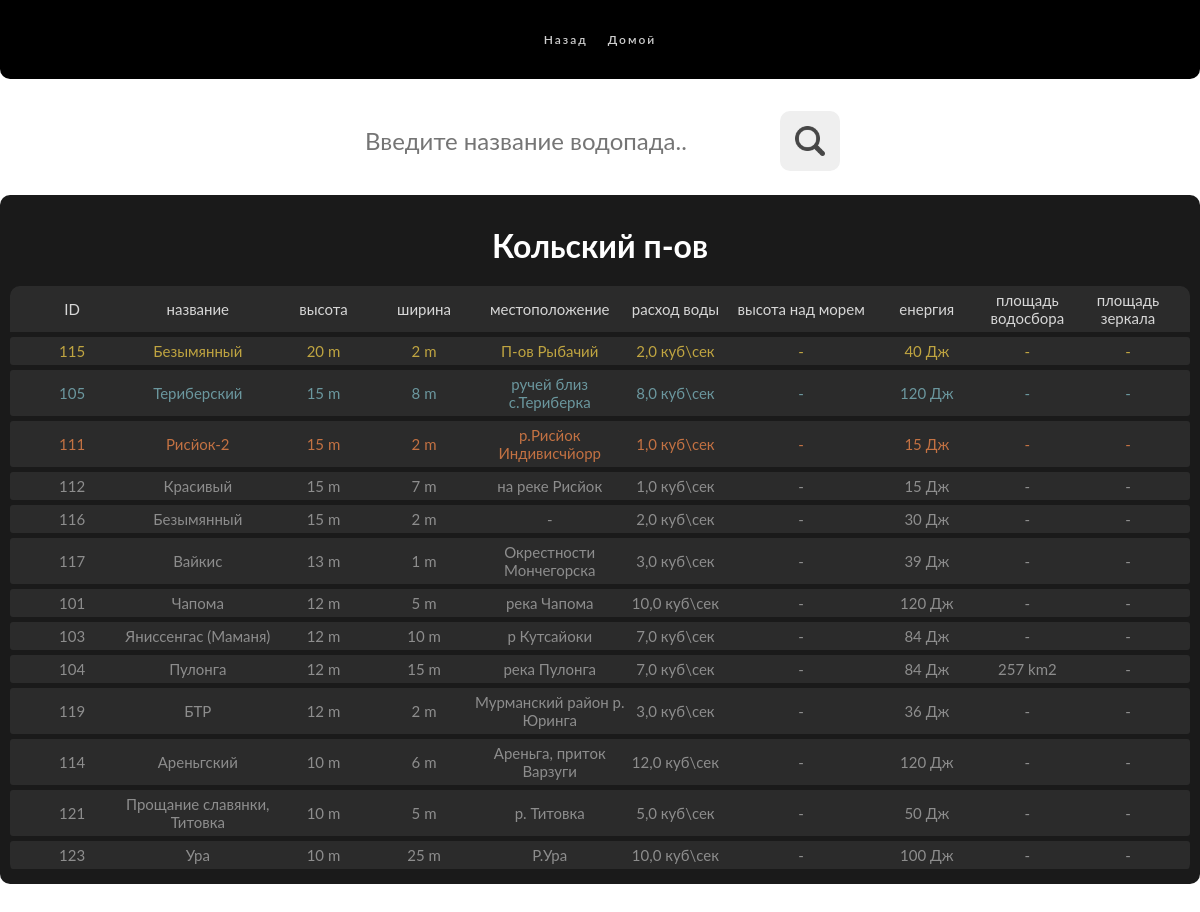
Page /waterfalls/all/district/1/type/all/sorted/1/ on the committed database.
### mainapp/models.py (models this page shows, shortened)
class Waterfall_District(models.Model):
    District_name = models.CharField(verbose_name="Имя", max_length=128, default='не указанно')
    District_description = models.TextField(verbose_name='описание', max_length=60, default='не указанно')

class Waterfall(models.Model):
    name = models.CharField(verbose_name="Имя", max_length=128, default='-')
    image = models.ImageField(blank=True, verbose_name="фото", upload_to='waterfalls_images', default='-')
    description = models.TextField(verbose_name='описание', max_length=1024, default='-')
    place = models.TextField(verbose_name='место', max_length=60, default='-')
    height = models.PositiveIntegerField(verbose_name='высота', default=0)
    weight = models.PositiveIntegerField(verbose_name='ширина', default=0)
    S_catchment = models.PositiveIntegerField(verbose_name='Площадь водосбора', default=0)
    S_mirror = models.PositiveIntegerField(verbose_name='Площадь зеркала в кв. м', default=0)
    water_consumption = models.PositiveIntegerField(verbose_name='Расход воды в куб. м', default=0)
    Altitude_above_sea_level = models.PositiveIntegerField(verbose_name='Высота над ур. моря', default=0)
    Energy_joules = models.PositiveIntegerField(verbose_name='Энергия в джоулях', default=0)
    type = models.TextField(verbose_name='тип', max_length=60, default='-')
    cordinats = models.TextField(verbose_name='кординаты', default='-')
    District_id = models.PositiveIntegerField(verbose_name='айди района', default=1)
    Administrative_District_id = models.PositiveIntegerField(verbose_name='айди административного района', default=1)

### mainapp/views.py (the view)
# urls.py: path('waterfalls/<str:name>/district/<str:id_district>/type/<str:id_type>/sorted/<str:srt_id>/',
def sorted(request, name="all", id_district='all', id_type='all', srt_id='0'):
    srt_id = list(set(srt_id.split('&')))
    sorted_list = []
    type_dict = {}
    distric_dict = {}
    slwt = list(set([i[list(i)[0]] for i in Waterfall.objects.values('type')]))
    slwd = list(Waterfall_District.objects.all())
    wf = Waterfall.objects.all()
    for i in range(len(slwt)):
        type_dict[i] = slwt[i]
    for i in slwd:
        distric_dict[i.id] = i.District_name
    if name != 'all':
        wf = wf.filter(name__contains=f'{unquote(name)}')
    if id_district != 'all':
        wf = wf.filter(District_id=int(id_district))
    if id_type != 'all':
        wf = wf.filter(type=type_dict[int(id_type)])
    context = {
        'title': 'список водопадов',
        'wf': list(wf),
        'name': name,
        'district': 'Россия' if id_district == 'all' else distric_dict[int(id_district)],
        'district_id': id_district,
        'btns': [
            {'text': 'по высоте', 'urls': 1},
            {'text': 'по ширине', 'urls': 2},
            {'text': 'по выосте над у. м.', 'urls': 5},
            {'text': 'по площади водосбора', 'urls': 6},
            {'text': 'по площади зеркала', 'urls': 7},
            {'text': 'по тратам енергии', 'urls': 8},
            {'text': 'по расходу воды', 'urls': 9},
        ],
        'btns_disrict': [{'text': distric_dict[i], 'urls': i} for i in distric_dict.keys()],
    }
    sort_dict = {
        1: '-height',
        2: '-weight',
        3: '-name',
        4: '-place',
        5: '-Altitude_above_sea_level',
        6: '-S_catchment',
        7: '-S_mirror',
        8: '-Energy_joules',
        9: '-water_consumption',
    }
    if min(map(int, srt_id)) == 0 or max(map(int, srt_id)) == 13:
        context['sl'] = list(wf)
    else:
        sort = [sort_dict[int(s)] for s in srt_id]
        context['sl'] = list(wf.order_by(*sort))
    return render(request, 'mainapp/waterfalls.html', context)

### mainapp/templates/mainapp/waterfalls.html (shortened to what this page needs)
{% extends 'mainapp/base.html' %}
{% load static %}
{% block css %}
<link rel="stylesheet" type="text/css" href="{% static 'css/style.css' %}">
<link rel="stylesheet" type="text/css" href="{% static 'css/style-waterfalls.css' %}">
{% endblock %}
{% block content %}
<div class="waterfall-blur"></div>
{% block menu %}
  {% include 'mainapp/includes/menu.html' %}
{% endblock %}
<div class="block-sch">
    <input autofocus id="srh" type="text" class="search" placeholder="Введите название водопада..">
    <button onclick="F2('{{ district_id }}')" class="btn-search">
        <img src="{% static 'img/premium-icon-magnifier-2311526.png' %}" alt="#">
    </button>
</div>
<div class="block-list">
  <h1>{{ district }}</h1>
    <div class="name-colomn">
        <div class="name-a">
                <div class="n Height">ID</div>
                <div class="n Name">название</div>
                <div class="n Height">высота</div>
                <div class="n Width">ширина</div>
                <div class="n Location">местоположение</div>
                <div class="n water_consumption">расход воды</div>
                <div class="n Altitude_above_sea_level">высота над морем</div>
                <div class="n Energy_joules">енергия</div>
                <div class="n S S_catchment">площадь водосбора</div>
                <div class="n S S_mirror">площадь зеркала</div>
        </div>
    </div>
    <div class="colomn">
        {% for inf in sl %}
        <div onmousedown="F4({{ inf.id }})" class="inf">
                    <div class="n Height">{% if inf.id and inf.id != "-" %}{{ inf.id }}{% else %}-{% endif %}</div>
                    <div class="n Name">{% if inf.name and inf.name != "-" %}{{ inf.name }}{% else %}-{% endif %}</div>
                    <div class="n Height">{% if inf.height and inf.height != "-" %}{{ inf.height }} m{% else %}-{% endif %}</div>
                    <div class="n Width">{% if inf.weight and inf.weight != "-" %}{{ inf.weight }} m{% else %}-{% endif %}</div>
                    <div class="n Location">{% if inf.place and inf.place != "-" %}{{ inf.place|truncatechars:40 }}{% else %}-{% endif %}</div>
                    <div class="n water_consumption">{% if inf.water_consumption and inf.water_consumption != "-" %}{{ inf.water_consumption }} куб\сек {% else %}-{% endif %}</div>
                    <div class="n Altitude_above_sea_level">{% if inf.Altitude_above_sea_level and inf.Altitude_above_sea_level != "-" %} {{ inf.Altitude_above_sea_level }} m{% else %}-{% endif %}</div>
                    <div class="n Energy_joules">{% if inf.Energy_joules and inf.Energy_joules != "-" %}{{ inf.Energy_joules }} Дж{% else %}-{% endif %}</div>
                    <div class="n S">{% if inf.S_catchment and inf.S_catchment != "-" %}{{ inf.S_catchment }} km2{% else %}-{% endif %}</div>
                    <div class="n S">{% if inf.S_mirror and inf.S_mirror != "-" %}{{ inf.S_mirror }} m2{% else %}-{% endif %}</div>
        </div>
        {% endfor %}
    </div>
</div>
{% endblock %}

### static/css/style.css (style rules this page uses)
* { font-family: 'Lato', sans-serif; box-sizing: border-box; }
button, button:active, button:hover { border: none; outline: none; border-radius: 10px; }
:root { --size: 1vh + 1vw; --color-1: #FF7400; --color-2: #BF7130; --color-3: #A64B00; --color-4: #FF9640; --color-5: #FFB273; }
body { padding: 0; margin: 0; width: 100%; }
html { padding: 0px 0px; margin: 0; height: 100%; width: 100%; display: flex; align-items: center; flex-direction: column; }
.waterfall-blur { position: fixed; top: .01px; bottom: .01px; left:.011px; right: .01px; backdrop-filter: blur(3px); z-index: -5; }
input { outline:none }
.search { border: none; width: 35%; height: 100%; border-radius: 10px; font-size: 2vw; padding-left: 15px; z-index: 10; }
.btn-search { height: 100%; padding: 10px; border-radius: 10px; border: none; margin: 0 10px; display: flex; align-items: center; justify-content: center; z-index: 10; }
.btn-search img { height: 100%; opacity: .7; }
.block-sch { width: 100%; height: 60px; display: flex; align-items: center; justify-content: center; }
.block-list { border-radius: 10px; background-color: black; width: 100%; height: 100%; padding: 10px; display: flex; flex-direction: column; align-items: center; }
.name-colomn { width: 100%; border-radius: 10px 10px 0px 0px ; background-color: rgb(20, 20, 20); display: flex; align-items: center; justify-content: space-between; }
.colomn { height: 88%; width: 100%; border-bottom-left-radius: 10px; border-bottom-right-radius: 10px; overflow: scroll; }
.inf { width: 100%; border-radius: 3px; margin-bottom: 5px; background-color: rgb(19, 19, 19); display: flex; align-items: center; justify-content: space-between; padding: 5px 1%; }
.inf div { color: rgb(129, 129, 129); text-align: center; }
.name-colomn { width: 100%; margin-bottom: 10px; padding: 5px 1%; }
.name-a { display: flex; align-items: center; justify-content: space-between; width: 100%; }
.n { font-size: 20px; font-weight: 400; color: rgb(211, 211, 211); text-align: center; }
.inf:first-child div { color: rgb(185, 155, 44); }
.inf:nth-child(2) div { color: rgb(91, 140, 148); }
.inf:nth-child(3) div { color: rgb(189, 98, 46); }
.Name { width: 15%; }
.Height { width: 10%; }
.Width { width: 10%; }
.Location { width: 15%; }
.S { width: 10%; }
.water_consumption { width: 10%; }
.Altitude_above_sea_level { width: 15%; }
.Energy_joules { width: 10%; }
.name-a { justify-content: space-between; }
@media screen and (max-width: 1440px) { .n { font-size: 15px; } }
.block-sch { margin-bottom: 2%; }

### static/css/style-waterfalls.css (style rules this page uses)
body { display: flex; align-items: center; flex-direction: column; padding-top: 7vh !important; }
.block-list { width: 100%; height: 100%; margin: 0 auto; color: white; opacity: .9; }
.name-colomn { max-height: 50px; margin-bottom: 0px; }
.name-colomn { margin-bottom: 5px; }
.loaded, .body { height: 100%; }

### rows in the picture
Waterfall_District: District_name "Кольский п-ов"
Waterfall: id "115", name "Безымянный", height "20", weight "2", place "П-ов Рыбачий", water_consumption "2,0", Energy_joules "40"
Waterfall: id "105", name "Териберский", height "15", weight "8", place "ручей близ с.Териберка", water_consumption "8,0", Energy_joules "120"
Waterfall: id "111", name "Рисйок-2", height "15", weight "2", place "р.Рисйок Индивисчйорр", water_consumption "1,0", Energy_joules "15"
Waterfall: id "112", name "Красивый", height "15", weight "7", place "на реке Рисйок", water_consumption "1,0", Energy_joules "15"
Waterfall: id "116", name "Безымянный", height "15", weight "2", water_consumption "2,0", Energy_joules "30"
Waterfall: id "117", name "Вайкис", height "13", weight "1", place "Окрестности Мончегорска", water_consumption "3,0", Energy_joules "39"
Waterfall: id "101", name "Чапома", height "12", weight "5", place "река Чапома", water_consumption "10,0", Energy_joules "120"
Waterfall: id "103", name "Яниссенгас (Маманя)", height "12", weight "10", place "р Кутсайоки", water_consumption "7,0", Energy_joules "84"
Waterfall: id "104", name "Пулонга", height "12", weight "15", place "река Пулонга", water_consumption "7,0", Energy_joules "84", S_catchment "257"
Waterfall: id "119", name "БТР", height "12", weight "2", place "Мурманский район р. Юринга", water_consumption "3,0", Energy_joules "36"
Waterfall: id "114", name "Ареньгский", height "10", weight "6", place "Ареньга, приток Варзуги", water_consumption "12,0", Energy_joules "120"
Waterfall: id "121", name "Прощание славянки, Титовка", height "10", weight "5", place "р. Титовка", water_consumption "5,0", Energy_joules "50"
Waterfall: id "123", name "Ура", height "10", weight "25", place "Р.Ура", water_consumption "10,0", Energy_joules "100"
